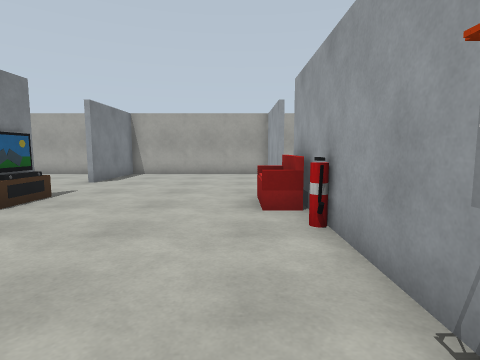
view 1 (above)

16 first-person views from a walk through a robot-simulator world made for Gazebo. The camera is 1.2 m above the floor, tilts 6° down and sees 80° across. The floor is counted in squares, 1 m on a side. Each view is taken from the middle of a square. On the plan, view 1 faces up. The plan holds only what a view shows up to about 12 squares ahead; the rest is blank.

view 2
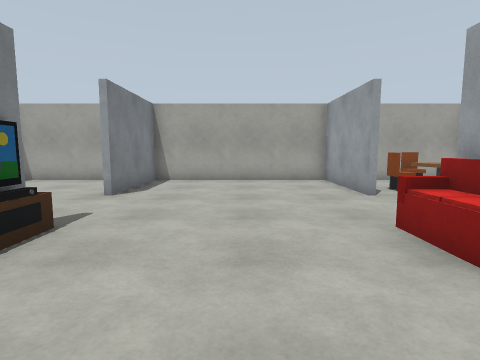

view 3
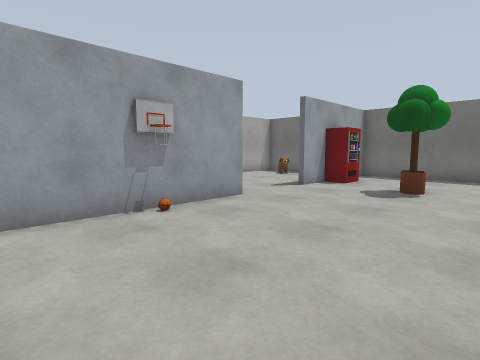

view 4
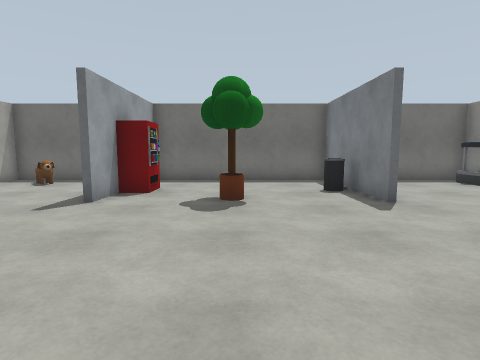

view 5
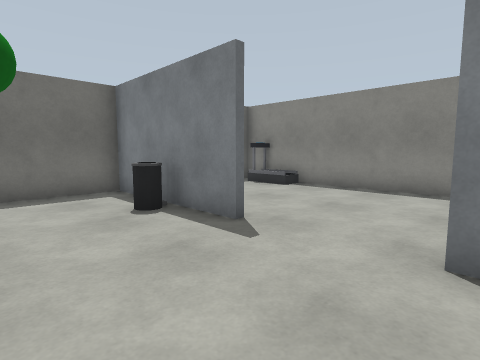

view 6
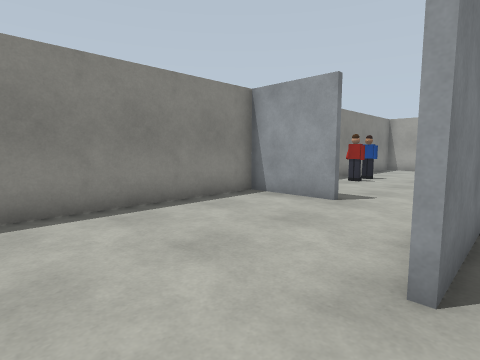

view 7
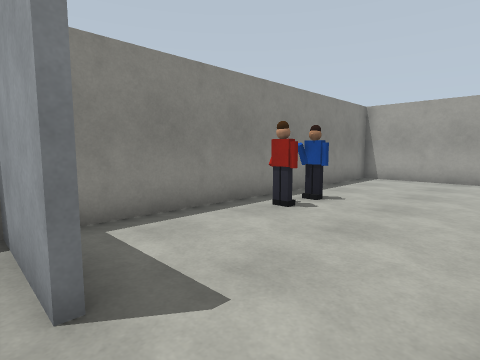

view 8
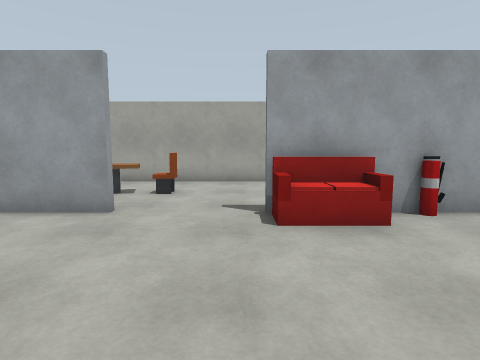

view 9
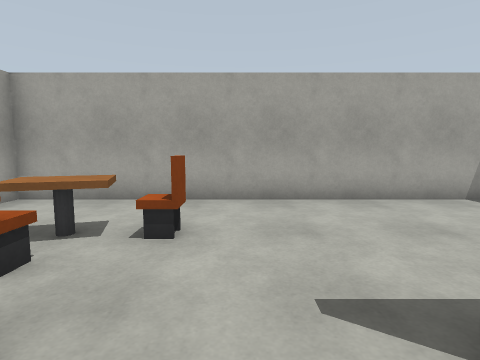

view 10
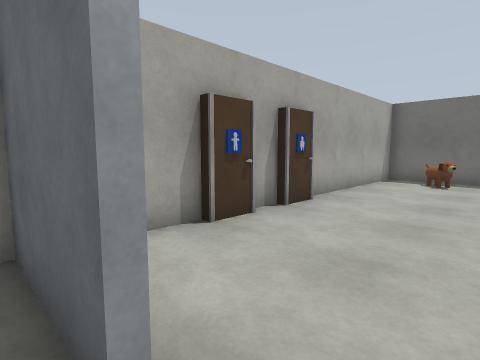

view 11
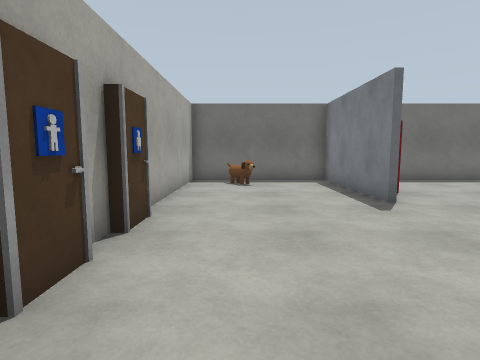

view 12
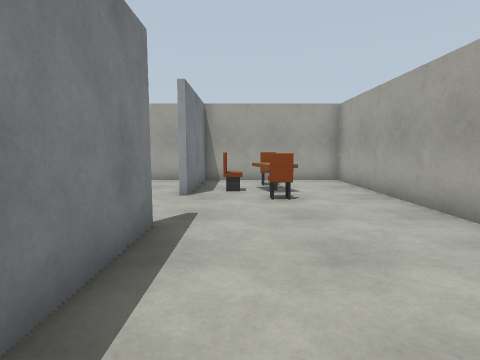

view 13
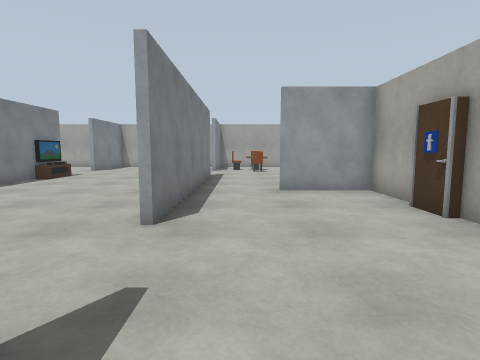

view 14
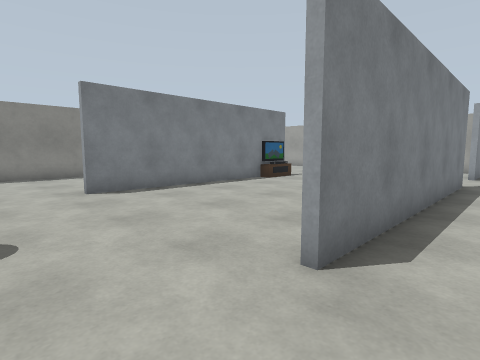

view 15
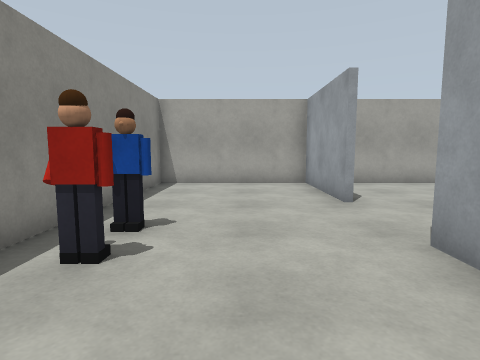

view 16
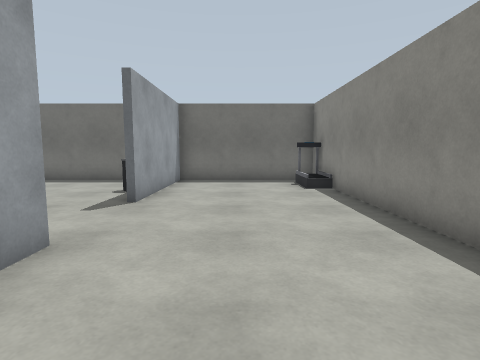

### Floor plan
Points are (right, up) in squares from view 1. A wall is a line through its corners. A room is listed if a view was taken in it or the views show most of it. See-through windows are left out.
Room 1 (views 1, 2, 3, 4, 5, 6, 7, 8, 9, 10, 11, 12, 13, 14, 15, 16)
walls: (-5.4, 5.5) (-5.4, -1.5); (1.4, -1.5) (1.4, 5.9); (-5.6, -1.5) (-5.6, -0.8); (1.6, 5.8) (1.6, -1.5); (-8.1, 2.4) (-10.9, 2.4) (-10.9, -9.4) (1.2, -9.4); (4.1, 2.6) (7, 2.6); (-5.4, -4.5) (-5.4, -5.5); (1.6, -4.5) (1.6, -9.4) (6.9, -9.4) (6.9, -3.5); (1.4, -5.2) (1.4, -4.5); (-5.6, -5.5) (-5.6, -4.5); (7, 2.4) (4.1, 2.4); (6.9, 0.5) (6.9, 14.4) (-10.9, 14.4) (-10.9, 3.2); (1.4, 10.4) (1.4, 14.5); (-5.6, 10.5) (-5.6, 14.5); (-5.4, -7.4) (-5.4, -9.5); (-5.6, -9.5) (-5.6, -7.4); (1.6, 14.4) (1.6, 10.5); (-5.4, 14.5) (-5.4, 10.5)
objects: other object (-10, -8) to (-10, -7); person (-10, 7); person (-10, 8); bin (-5, -7) to (-5, -6); TV (-5, 6) to (-5, 7); plant (-2, -5) to (-1, -5); vending machine (1, -7) to (1, -6); other object (1, 1); fire extinguisher (1, 4); sofa (1, 6) to (1, 7); chair (3, 11) to (3, 12); chair (4, 10); table (4, 11) to (4, 12); chair (4, 13); other object (5, -8); grey post (6, -3); other object (7, -3); grey post (7, -2); grey post (7, -1); grey post (7, 0)

Where each view was taken, in squares from view 1:
view 1: 0 up, 0 right, facing up
view 2: 3 up, 2 left, facing up
view 3: 4 up, 4 left, facing down-right
view 4: 2 up, 2 left, facing down
view 5: 1 down, 2 left, facing down-left
view 6: 4 down, 5 left, facing up-left
view 7: 2 up, 6 left, facing up-left
view 8: 8 up, 4 left, facing right
view 9: 9 up, 0 right, facing right
view 10: 3 up, 3 right, facing down-right
view 11: 2 up, 5 right, facing down
view 12: 3 up, 3 right, facing up
view 13: 6 down, 3 right, facing up
view 14: 4 down, 3 right, facing up-left
view 15: 4 up, 8 left, facing up
view 16: 2 up, 8 left, facing down
